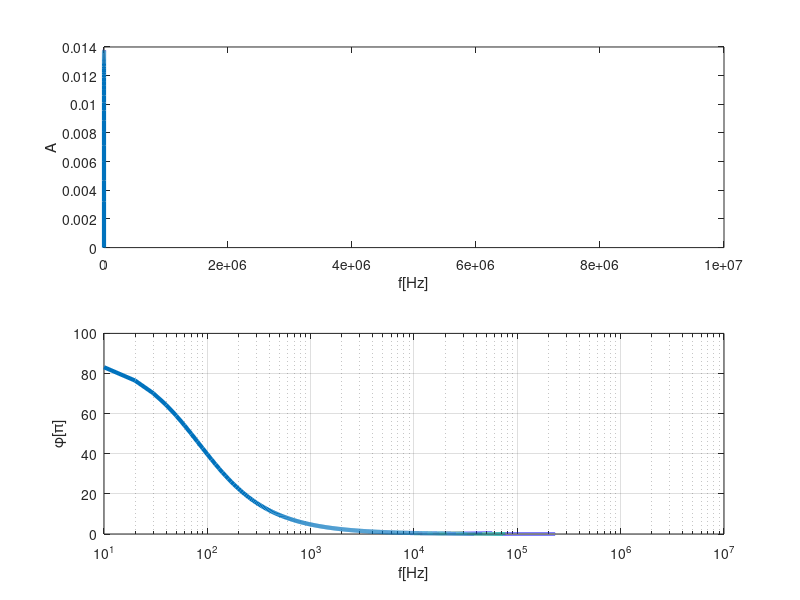

This figure's MATLAB source:
%Matlab/Octave initialisieren:
clear all; clc; format compact; format short g;
%  Parameter:
f_0=0; f_E=10^7; N=10^6; lw=3;
R_1=820;
R_i=50;
C_1=2.2e-6; 
U=12;
%Funktion:
g=@(f)U./(R_i+R_1+1./(1i*2*pi*f*C_1));
%daten:
f_data=linspace(f_0,f_E,N);
g_data=g(f_data);
%plot:
figure(6);
subplot(2,1,1);
plot(f_data,abs(g_data),'linewidth',lw); %oder semilogy oder loglog oder semilogx
xlabel('f[Hz]');
ylabel('A')
subplot(2,1,2);
semilogx(f_data,angle(g_data)*180/pi,'linewidth',lw);
xlabel('f[Hz]');
ylabel('\phi[\pi]');
grid on;